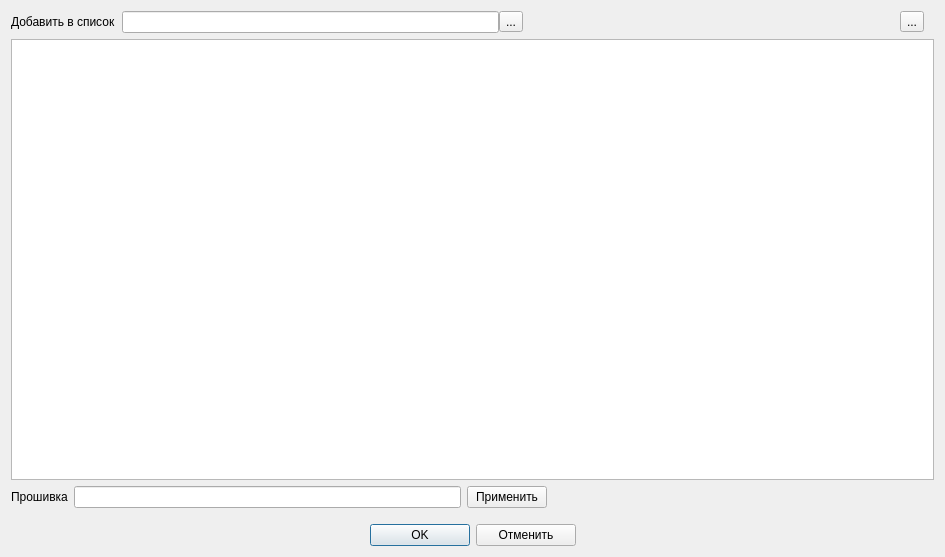
<?xml version="1.0" encoding="UTF-8"?>
<ui version="4.0">
 <class>PlateFWWindow</class>
 <widget class="QDialog" name="PlateFWWindow">
  <property name="geometry">
   <rect>
    <x>0</x>
    <y>0</y>
    <width>945</width>
    <height>557</height>
   </rect>
  </property>
  <property name="windowTitle">
   <string>Замена прошики для группы плат</string>
  </property>
  <layout class="QVBoxLayout" name="verticalLayout">
   <item>
    <layout class="QHBoxLayout" name="horizontalLayout_2">
     <item>
      <widget class="QLabel" name="label">
       <property name="text">
        <string>Добавить в список</string>
       </property>
      </widget>
     </item>
     <item>
      <layout class="QHBoxLayout" name="horizontalLayout">
       <property name="spacing">
        <number>0</number>
       </property>
       <property name="rightMargin">
        <number>10</number>
       </property>
       <item>
        <widget class="QLineEdit" name="leSearch"/>
       </item>
       <item>
        <widget class="QToolButton" name="tbSearch">
         <property name="text">
          <string>...</string>
         </property>
         <property name="icon">
          <iconset resource="resource.qrc">
           <normaloff>:/image/search.png</normaloff>:/image/search.png</iconset>
         </property>
        </widget>
       </item>
       <item>
        <spacer name="horizontalSpacer_2">
         <property name="orientation">
          <enum>Qt::Orientation::Horizontal</enum>
         </property>
         <property name="sizeHint" stdset="0">
          <size>
           <width>40</width>
           <height>20</height>
          </size>
         </property>
        </spacer>
       </item>
       <item>
        <widget class="QToolButton" name="tbDelete">
         <property name="text">
          <string>...</string>
         </property>
         <property name="icon">
          <iconset resource="resource.qrc">
           <normaloff>:/image/cancel2.png</normaloff>:/image/cancel2.png</iconset>
         </property>
        </widget>
       </item>
      </layout>
     </item>
    </layout>
   </item>
   <item>
    <widget class="QTableView" name="tableView">
     <property name="alternatingRowColors">
      <bool>true</bool>
     </property>
     <property name="selectionBehavior">
      <enum>QAbstractItemView::SelectionBehavior::SelectRows</enum>
     </property>
     <attribute name="horizontalHeaderMinimumSectionSize">
      <number>30</number>
     </attribute>
     <attribute name="horizontalHeaderStretchLastSection">
      <bool>true</bool>
     </attribute>
     <attribute name="verticalHeaderDefaultSectionSize">
      <number>24</number>
     </attribute>
    </widget>
   </item>
   <item>
    <layout class="QHBoxLayout" name="horizontalLayout_3">
     <item>
      <widget class="QLabel" name="label_2">
       <property name="text">
        <string>Прошивка</string>
       </property>
      </widget>
     </item>
     <item>
      <widget class="QLineEdit" name="leFW"/>
     </item>
     <item>
      <widget class="QPushButton" name="pbApply">
       <property name="text">
        <string>Применить</string>
       </property>
       <property name="icon">
        <iconset resource="resource.qrc">
         <normaloff>:/image/Apply24x24.png</normaloff>:/image/Apply24x24.png</iconset>
       </property>
       <property name="autoDefault">
        <bool>false</bool>
       </property>
      </widget>
     </item>
     <item>
      <spacer name="horizontalSpacer">
       <property name="orientation">
        <enum>Qt::Orientation::Horizontal</enum>
       </property>
       <property name="sizeHint" stdset="0">
        <size>
         <width>40</width>
         <height>20</height>
        </size>
       </property>
      </spacer>
     </item>
    </layout>
   </item>
   <item>
    <layout class="QHBoxLayout" name="horizontalLayout_4">
     <property name="topMargin">
      <number>10</number>
     </property>
     <item>
      <spacer name="horizontalSpacer_4">
       <property name="orientation">
        <enum>Qt::Orientation::Horizontal</enum>
       </property>
       <property name="sizeHint" stdset="0">
        <size>
         <width>40</width>
         <height>20</height>
        </size>
       </property>
      </spacer>
     </item>
     <item>
      <widget class="QPushButton" name="pbOK">
       <property name="minimumSize">
        <size>
         <width>100</width>
         <height>0</height>
        </size>
       </property>
       <property name="text">
        <string>OK</string>
       </property>
       <property name="icon">
        <iconset resource="resource.qrc">
         <normaloff>:/image/Apply24x24.png</normaloff>:/image/Apply24x24.png</iconset>
       </property>
       <property name="iconSize">
        <size>
         <width>24</width>
         <height>24</height>
        </size>
       </property>
       <property name="autoDefault">
        <bool>true</bool>
       </property>
      </widget>
     </item>
     <item>
      <widget class="QPushButton" name="pbClose">
       <property name="minimumSize">
        <size>
         <width>100</width>
         <height>0</height>
        </size>
       </property>
       <property name="text">
        <string>Отменить</string>
       </property>
       <property name="icon">
        <iconset resource="resource.qrc">
         <normaloff>:/image/cancel2.png</normaloff>:/image/cancel2.png</iconset>
       </property>
       <property name="iconSize">
        <size>
         <width>24</width>
         <height>24</height>
        </size>
       </property>
      </widget>
     </item>
     <item>
      <spacer name="horizontalSpacer_3">
       <property name="orientation">
        <enum>Qt::Orientation::Horizontal</enum>
       </property>
       <property name="sizeHint" stdset="0">
        <size>
         <width>40</width>
         <height>20</height>
        </size>
       </property>
      </spacer>
     </item>
    </layout>
   </item>
  </layout>
 </widget>
 <resources>
  <include location="resource.qrc"/>
 </resources>
 <connections>
  <connection>
   <sender>pbClose</sender>
   <signal>clicked()</signal>
   <receiver>PlateFWWindow</receiver>
   <slot>reject()</slot>
   <hints>
    <hint type="sourcelabel">
     <x>335</x>
     <y>370</y>
    </hint>
    <hint type="destinationlabel">
     <x>329</x>
     <y>209</y>
    </hint>
   </hints>
  </connection>
 </connections>
</ui>
